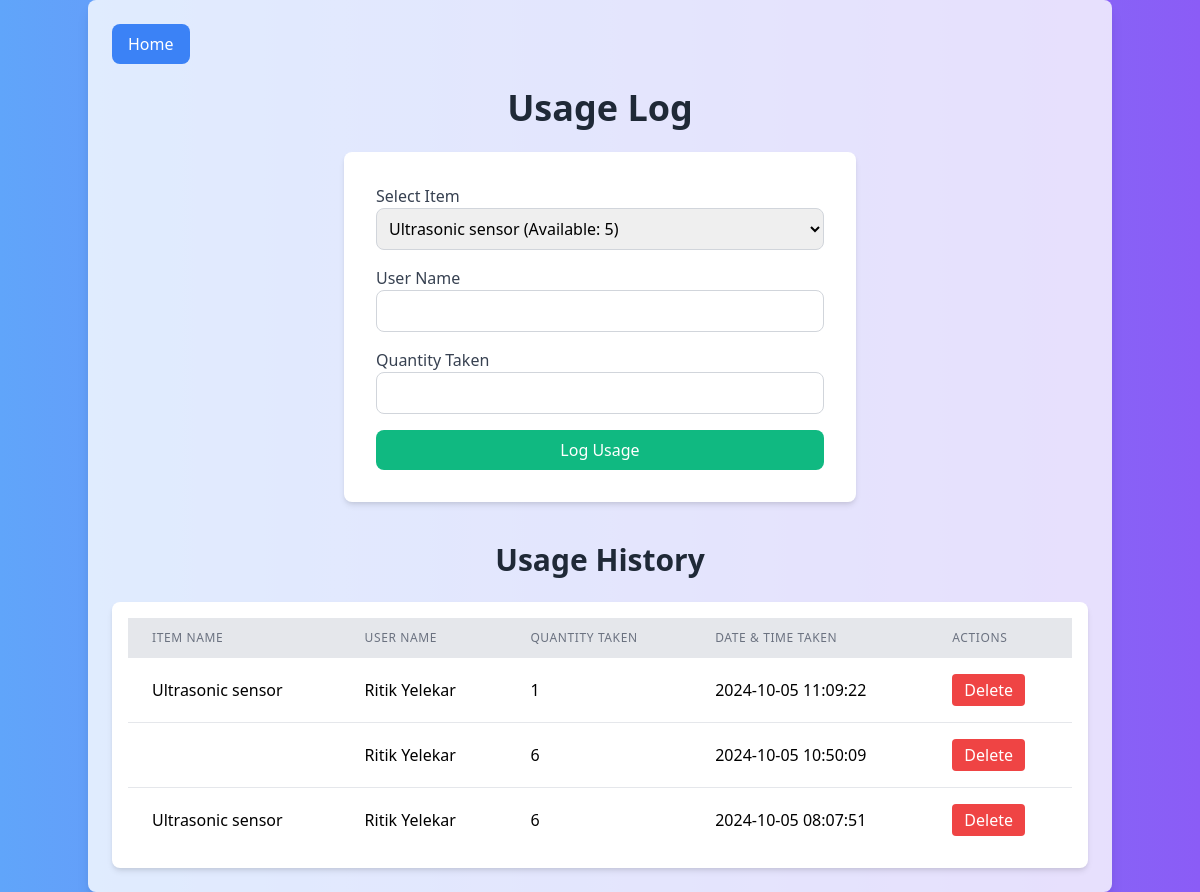
/usage_log, run on the app's committed database.
### app.py (models this page shows)
class UsageLog(db.Model):
    id = db.Column(db.Integer, primary_key=True)
    item_id = db.Column(db.Integer, db.ForeignKey('inventory_item.id'))
    user_name = db.Column(db.String(100))
    quantity_taken = db.Column(db.Integer)
    date_taken = db.Column(db.DateTime, default=datetime.utcnow)  # Stores the time the item was taken
    item = db.relationship('InventoryItem', backref='usage_logs')

class InventoryItem(db.Model):
    id = db.Column(db.Integer, primary_key=True)
    name = db.Column(db.String(100), nullable=False)
    quantity = db.Column(db.Integer, default=0)
    restock_threshold = db.Column(db.Integer, default=10)

### app.py (the view, shortened to what this page needs)
@app.route('/usage_log', methods=['GET', 'POST'])
def usage_log():
    items = InventoryItem.query.all()
    logs = UsageLog.query.order_by(UsageLog.date_taken.desc()).all()  # Fetch all logs ordered by time
    return render_template('usage_log.html', items=items, logs=logs)

### templates/usage_log.html (shortened to what this page needs)
<!DOCTYPE html>
<html lang="en">
<head>
    <link href="https://cdn.jsdelivr.net/npm/tailwindcss@2.2.19/dist/tailwind.min.css" rel="stylesheet">
</head>
<body class="bg-gradient-to-r from-blue-400 to-purple-500 min-h-screen flex items-center justify-center">
    <div class="container mx-auto p-6 bg-white bg-opacity-80 shadow-lg rounded-lg">
        <a href="/" class="bg-blue-500 text-white px-4 py-2 rounded-lg mb-6 inline-block hover:bg-blue-600">Home</a>
        <h2 class="text-4xl font-bold text-center text-gray-800 mb-6">Usage Log</h2>
        <form method="POST" class="max-w-lg mx-auto bg-white p-8 rounded-lg shadow-md">
            <div class="mb-4">
                <label for="item_id" class="block text-gray-700">Select Item</label>
                <select id="item_id" name="item_id" class="p-2 border border-gray-300 rounded-lg w-full" required>
                    {% for item in items %}
                    <option value="{{ item.id }}">{{ item.name }} (Available: {{ item.quantity }})</option>
                    {% endfor %}
                </select>
            </div>
            <div class="mb-4">
                <label for="user_name" class="block text-gray-700">User Name</label>
                <input type="text" id="user_name" name="user_name" class="p-2 border border-gray-300 rounded-lg w-full" required>
            </div>
            <div class="mb-4">
                <label for="quantity" class="block text-gray-700">Quantity Taken</label>
                <input type="number" id="quantity" name="quantity" class="p-2 border border-gray-300 rounded-lg w-full" required>
            </div>
            <button type="submit" class="bg-green-500 text-white px-4 py-2 rounded-lg w-full hover:bg-green-600">Log Usage</button>
        </form>
        <h2 class="text-3xl font-bold text-center text-gray-800 mt-10">Usage History</h2>
        <div class="bg-white shadow-md rounded-lg overflow-x-auto mt-6 p-4">
            <table class="min-w-full bg-white">
                <thead class="bg-gray-200">
                    <tr>
                        <th class="px-6 py-3 text-left text-xs font-medium text-gray-500 uppercase tracking-wider">Item Name</th>
                        <th class="px-6 py-3 text-left text-xs font-medium text-gray-500 uppercase tracking-wider">User Name</th>
                        <th class="px-6 py-3 text-left text-xs font-medium text-gray-500 uppercase tracking-wider">Quantity Taken</th>
                        <th class="px-6 py-3 text-left text-xs font-medium text-gray-500 uppercase tracking-wider">Date & Time Taken</th>
                        <th class="px-6 py-3 text-left text-xs font-medium text-gray-500 uppercase tracking-wider">Actions</th>
                    </tr>
                </thead>
                <tbody class="bg-white divide-y divide-gray-200">
                    {% for log in logs %}
                    <tr>
                        <td class="px-6 py-4 whitespace-nowrap">{{ log.item.name }}</td>
                        <td class="px-6 py-4 whitespace-nowrap">{{ log.user_name }}</td>
                        <td class="px-6 py-4 whitespace-nowrap">{{ log.quantity_taken }}</td>
                        <td class="px-6 py-4 whitespace-nowrap">{{ log.date_taken.strftime('%Y-%m-%d %H:%M:%S') }}</td>
                        <td class="px-6 py-4 whitespace-nowrap">
                            <button onclick="return confirmDeletion('{{ log.item.name }}')" class="bg-red-500 text-white px-3 py-1 rounded hover:bg-red-600">Delete</button>
                        </td>
                    </tr>
                    {% endfor %}
                </tbody>
            </table>
        </div>
    </div>
</body>
</html>

### data on the page
UsageLog: item.name "Ultrasonic sensor", user_name "Ritik Yelekar", quantity_taken "1", date_taken "2024-10-05 11:09:22"
UsageLog: user_name "Ritik Yelekar", quantity_taken "6", date_taken "2024-10-05 10:50:09"
UsageLog: item.name "Ultrasonic sensor", user_name "Ritik Yelekar", quantity_taken "6", date_taken "2024-10-05 08:07:51"

### other printed values
form field item_id "Ultrasonic sensor (Available: 5)"
